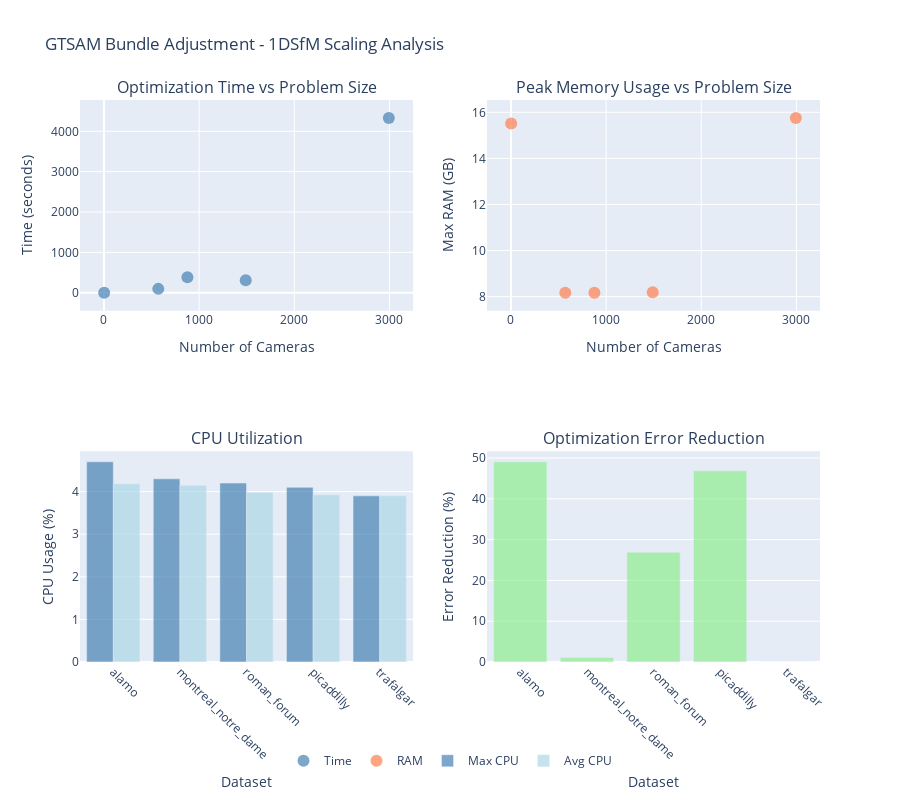

The notebook cell this image was saved under:
### Code cell
summary_df = generate_summary_report()
comparison_df = print_comparison_table()

### Figure 1 — Plotly figure (JSON) as saved in the notebook; plotly's stock layout.template omitted (floating-point values rounded to 4 significant figures)
{"data": [{"hovertemplate": "<b>%{text}</b><br>Cameras: %{x}<br>Time: %{y:.1f}s<extra></extra>", "marker": {"color": "steelblue", "opacity": 0.7, "size": 12}, "mode": "markers", "name": "Time", "text": ["alamo", "montreal_notre_dame", "roman_forum", "picaddilly", "trafalgar"], "type": "scatter", "x": [877, 571, 1490, 2994, 2], "xaxis": "x", "y": [383.8, 95.21, 306.6, 4329.0, 0.003608], "yaxis": "y"}, {"hovertemplate": "<b>%{text}</b><br>Cameras: %{x}<br>RAM: %{y:.2f} GB<extra></extra>", "marker": {"color": "coral", "opacity": 0.7, "size": 12}, "mode": "markers", "name": "RAM", "text": ["alamo", "montreal_notre_dame", "roman_forum", "picaddilly", "trafalgar"], "type": "scatter", "x": [877, 571, 1490, 2994, 2], "xaxis": "x2", "y": [8.174, 8.171, 8.194, 15.75, 15.51], "yaxis": "y2"}, {"hovertemplate": "<b>%{x}</b><br>Max CPU: %{y:.1f}%<extra></extra>", "marker": {"color": "steelblue"}, "name": "Max CPU", "opacity": 0.7, "type": "bar", "x": ["alamo", "montreal_notre_dame", "roman_forum", "picaddilly", "trafalgar"], "xaxis": "x3", "y": [4.7, 4.3, 4.2, 4.1, 3.9], "yaxis": "y3"}, {"hovertemplate": "<b>%{x}</b><br>Avg CPU: %{y:.1f}%<extra></extra>", "marker": {"color": "lightblue"}, "name": "Avg CPU", "opacity": 0.7, "type": "bar", "x": ["alamo", "montreal_notre_dame", "roman_forum", "picaddilly", "trafalgar"], "xaxis": "x3", "y": [4.183, 4.15, 3.983, 3.925, 3.9], "yaxis": "y3"}, {"hovertemplate": "<b>%{x}</b><br>Error Reduction: %{y:.2f}%<extra></extra>", "marker": {"color": "lightgreen"}, "opacity": 0.7, "showlegend": false, "type": "bar", "x": ["alamo", "montreal_notre_dame", "roman_forum", "picaddilly", "trafalgar"], "xaxis": "x4", "y": [49.09, 1.115, 26.93, 46.91, 0], "yaxis": "y4"}], "layout": {"annotations": [{"font": {"size": 16}, "showarrow": false, "text": "Optimization Time vs Problem Size", "x": 0.225, "xanchor": "center", "xref": "paper", "y": 1, "yanchor": "bottom", "yref": "paper"}, {"font": {"size": 16}, "showarrow": false, "text": "Peak Memory Usage vs Problem Size", "x": 0.775, "xanchor": "center", "xref": "paper", "y": 1, "yanchor": "bottom", "yref": "paper"}, {"font": {"size": 16}, "showarrow": false, "text": "CPU Utilization", "x": 0.225, "xanchor": "center", "xref": "paper", "y": 0.375, "yanchor": "bottom", "yref": "paper"}, {"font": {"size": 16}, "showarrow": false, "text": "Optimization Error Reduction", "x": 0.775, "xanchor": "center", "xref": "paper", "y": 0.375, "yanchor": "bottom", "yref": "paper"}], "height": 800, "legend": {"orientation": "h", "x": 0.5, "xanchor": "center", "y": -0.15}, "showlegend": true, "title": {"text": "GTSAM Bundle Adjustment - 1DSfM Scaling Analysis"}, "xaxis": {"anchor": "y", "domain": [0, 0.45], "title": {"text": "Number of Cameras"}}, "xaxis2": {"anchor": "y2", "domain": [0.55, 1], "title": {"text": "Number of Cameras"}}, "xaxis3": {"anchor": "y3", "domain": [0, 0.45], "tickangle": 45, "title": {"text": "Dataset"}}, "xaxis4": {"anchor": "y4", "domain": [0.55, 1], "tickangle": 45, "title": {"text": "Dataset"}}, "yaxis": {"anchor": "x", "domain": [0.625, 1], "title": {"text": "Time (seconds)"}}, "yaxis2": {"anchor": "x2", "domain": [0.625, 1], "title": {"text": "Max RAM (GB)"}}, "yaxis3": {"anchor": "x3", "domain": [0, 0.375], "title": {"text": "CPU Usage (%)"}}, "yaxis4": {"anchor": "x4", "domain": [0, 0.375], "title": {"text": "Error Reduction (%)"}}}}
